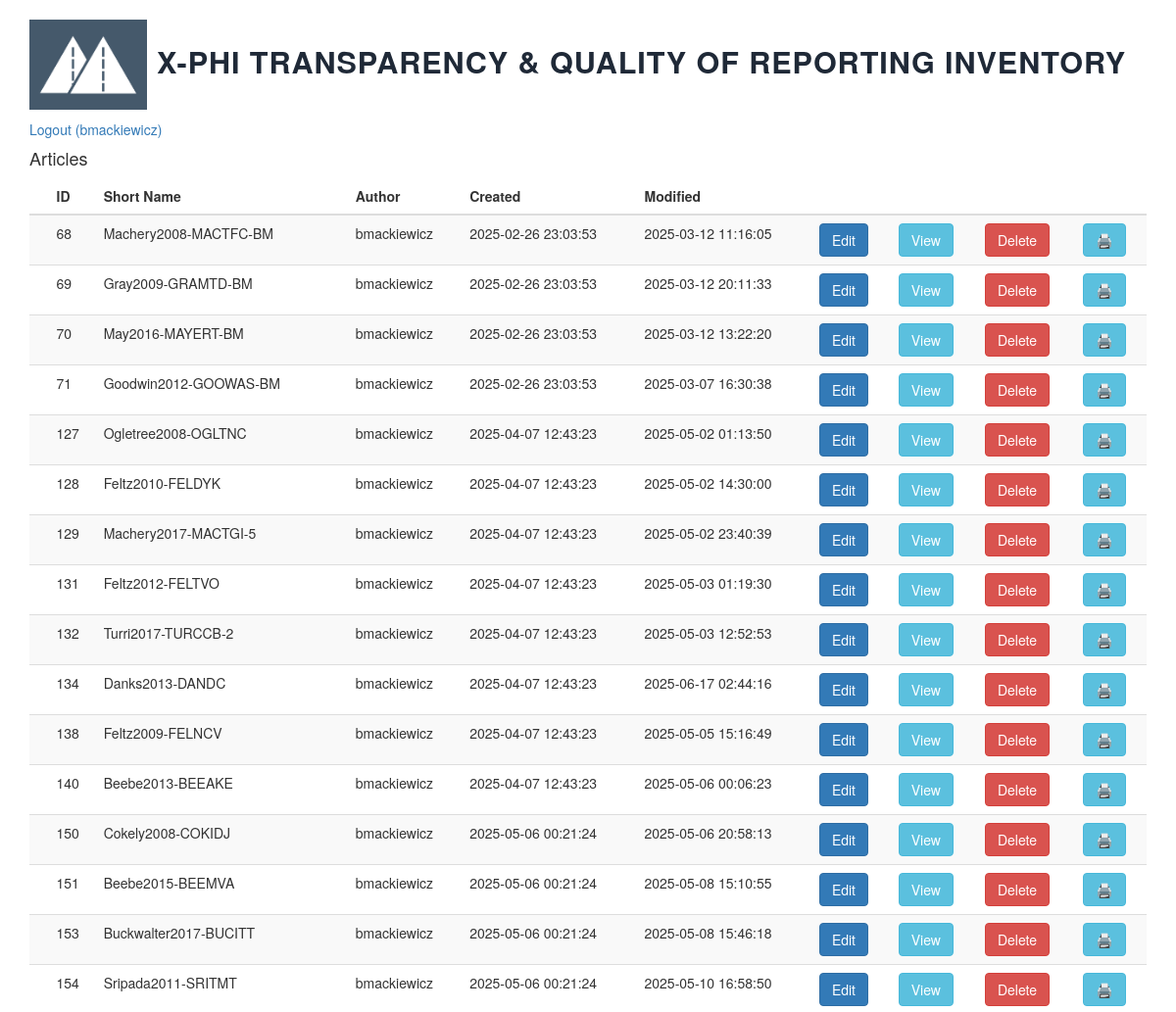
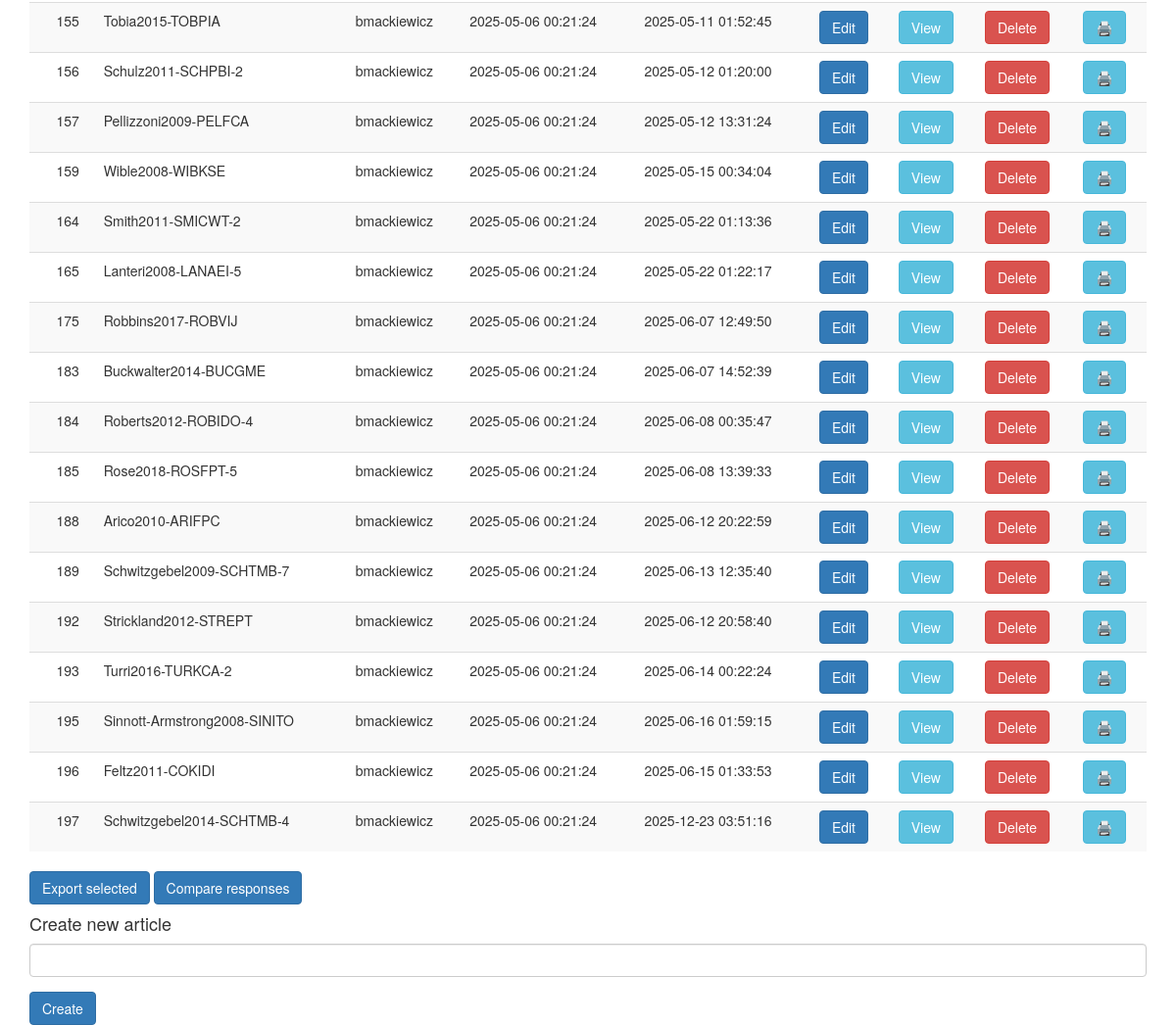
The app's page / (signed in) with its own data (2 pictures, top to bottom).
### models.py (models this page shows, shortened)
class User(UserMixin, db.Model):
    __tablename__ = 'users'
    id = db.Column(db.Integer, primary_key=True)
    username = db.Column(db.String(80), unique=True, nullable=False)
    email = db.Column(db.String(120), unique=True, nullable=False)
    role = db.Column(db.String(120), nullable=True)
    password_hash = db.Column(db.String(128))
    article_permissions = db.relationship(
        'ArticlePermission', cascade='all, delete')
    articles = db.relationship("Article", back_populates='author')
    def can_edit(self, article_id):
        if self.role == "admin":
            return True
        return True if ArticlePermission.query.filter(ArticlePermission.user_id == self.id,
                                                       ArticlePermission.article_id == article_id,
                                                     ArticlePermission.permission == "edit").all() else False
    def can_delete(self, article_id):
        if self.role == "admin":
            return True
        if ArticlePermission.query.filter(ArticlePermission.user_id == self.id,
                                          ArticlePermission.article_id == article_id,
                                          ArticlePermission.permission == "delete").all():
            return True
    def can_view(self, article_id):
        if self.role == "admin":
            return True
        if ArticlePermission.query.filter(ArticlePermission.user_id == self.id,
                                          ArticlePermission.article_id == article_id,
                                          ArticlePermission.permission == "view").all():
            return True

class Article(db.Model):
    id = db.Column(db.Integer, primary_key=True)
    short = db.Column(db.String(200), unique=True, nullable=False)
    title = db.Column(db.String(200))
    onlinefirst = db.Column(db.Integer)
    n_studies = db.Column(db.Integer)
    first_study = db.Column(db.String(200))
    open_access = db.Column(db.String(200))
    open_access_e = db.Column(db.String)
    preregistration = db.Column(db.String(200))
    preregistration_e = db.Column(db.String)
    statement_of_availability = db.Column(db.String(200))
    statement_of_availability_e = db.Column(db.String)
    materials_availability = db.Column(db.String(200))
    materials_availability_e = db.Column(db.String)
    data_availability = db.Column(db.String(200))
    data_availability_e = db.Column(db.String)
    code_availability = db.Column(db.String(200))
    code_availability_e = db.Column(db.String)
    general_comment = db.Column(db.String)
    transparency_comment = db.Column(db.String)
    methods_comment = db.Column(db.String)
    methodsq_comment = db.Column(db.String)
    methodsnq_comment = db.Column(db.String)
    results_comment = db.Column(db.String)
    conclusions_comment = db.Column(db.String)
    background1 = db.Column(db.String(200))
    background1_e = db.Column(db.String)
    background2 = db.Column(db.String(200))
    background2_e = db.Column(db.String)
    background3 = db.Column(db.String(200))
    background3_e = db.Column(db.String)
    background4 = db.Column(db.String(200))
    background4_e = db.Column(db.String)
    goals1 = db.Column(db.String(200))
    goals1_e = db.Column(db.String)
    goals2 = db.Column(db.String(200))
    goals2_e = db.Column(db.String)
    goals3 = db.Column(db.String(200))
    goals3_e = db.Column(db.String)
    conceptual1 = db.Column(db.String(200))
    conceptual1_e = db.Column(db.String)
    conceptual2 = db.Column(db.String(200))
    conceptual2_e = db.Column(db.String)
    conceptual3 = db.Column(db.String(200))
    conceptual3_e = db.Column(db.String)
    recruitment1 = db.Column(db.String(200))
    recruitment1_e = db.Column(db.String)
    recruitment1a = db.Column(db.String(200))
    recruitment1a_e = db.Column(db.String)
    recruitment2 = db.Column(db.String(200))
    recruitment2_e = db.Column(db.String)
    recruitment3 = db.Column(db.String(200))
    recruitment3_e = db.Column(db.String)
    incentives = db.Column(db.String(200))
    incentives_e = db.Column(db.String)
    participants1 = db.Column(db.String(200))
    participants1_e = db.Column(db.String)
    participants2 = db.Column(db.String(200))
    participants2_e = db.Column(db.String)
    participants3 = db.Column(db.String(200))
    participants3_e = db.Column(db.String)
    participants4 = db.Column(db.String(200))
    participants4_e = db.Column(db.String)
    participants5 = db.Column(db.String(200))
    participants5_e = db.Column(db.String)
    exclusion0 = db.Column(db.String(200))
    exclusion0_e = db.Column(db.String)
    exclusion1 = db.Column(db.String(200))
    exclusion1_e = db.Column(db.String)
    exclusion2 = db.Column(db.String(200))
    exclusion2_e = db.Column(db.String)
    exclumeasure1 = db.Column(db.String(200))
    exclumeasure1_e = db.Column(db.String)
    exclumeasure2 = db.Column(db.String(200))
    exclumeasure2_e = db.Column(db.String)
    exclumeasure3 = db.Column(db.String(200))
    exclumeasure3_e = db.Column(db.String)
    kindofstudy = db.Column(db.String(200))
    statistical_analysis = db.Column(db.String(200))
    statistical_analysis_e = db.Column(db.String)
    nqmeasure1 = db.Column(db.String(200))
    nqmeasure1_e = db.Column(db.String)
    nqmeasure2 = db.Column(db.String(200))
    nqmeasure2_e = db.Column(db.String)
    nqmeasure3 = db.Column(db.String(200))
    nqmeasure3_e = db.Column(db.String)
    nqmeasure4 = db.Column(db.String(200))
    nqmeasure4_e = db.Column(db.String)
    nqmeasure5 = db.Column(db.String(200))
    nqmeasure5_e = db.Column(db.String)
    nqmeasure6 = db.Column(db.String(200))
    nqmeasure6_e = db.Column(db.String)
    nqmeasure7 = db.Column(db.String(200))
    nqmeasure7_e = db.Column(db.String)
    nqmeasure8 = db.Column(db.String(200))
    nqmeasure8_e = db.Column(db.String)
    nqmeasure9 = db.Column(db.String(200))
    nqmeasure9_e = db.Column(db.String)
    nqmeasure10 = db.Column(db.String(200))
    nqmeasure10_e = db.Column(db.String)
    nqmeasure11 = db.Column(db.String(200))
    nqmeasure11_e = db.Column(db.String)
    nqmeasure11a = db.Column(db.String(200))
    nqmeasure11a_e = db.Column(db.String)
    nqmeasure11b = db.Column(db.String(200))
    nqmeasure11b_e = db.Column(db.String)
    nqmeasure11c = db.Column(db.String(200))
    nqmeasure11c_e = db.Column(db.String)
    nqmeasure11d = db.Column(db.String(200))
    nqmeasure11d_e = db.Column(db.String)
    nqmeasure11e = db.Column(db.String(200))
    nqmeasure11e_e = db.Column(db.String)
    nqmeasure12 = db.Column(db.String(200))
    nqmeasure12_e = db.Column(db.String)
    nqmeasure13 = db.Column(db.String(200))
    nqmeasure13_e = db.Column(db.String)
    nqmeasure14 = db.Column(db.String(200))
    nqmeasure14_e = db.Column(db.String)
    nqmeasure15 = db.Column(db.String(200))
    nqmeasure15_e = db.Column(db.String)
    nqmeasure16 = db.Column(db.String(200))
    nqmeasure16_e = db.Column(db.String)
    nqmeasure17 = db.Column(db.String(200))
    nqmeasure17_e = db.Column(db.String)
    nqmeasure18 = db.Column(db.String(200))
    nqmeasure18_e = db.Column(db.String)
    qmeasure1 = db.Column(db.String(200))
    qmeasure1_e = db.Column(db.String)
    qmeasure2 = db.Column(db.String(200))
    qmeasure2_e = db.Column(db.String)
    qmeasure3 = db.Column(db.String(200))
    qmeasure3_e = db.Column(db.String)
    qmeasure4 = db.Column(db.String(200))
    qmeasure4_e = db.Column(db.String)
    qmeasure5 = db.Column(db.String(200))
    qmeasure5_e = db.Column(db.String)
    qmeasure6 = db.Column(db.String(200))
    qmeasure6_e = db.Column(db.String)
    qmeasure6a = db.Column(db.String(200))
    qmeasure6a_e = db.Column(db.String)
    qmeasure6b = db.Column(db.String(200))
    qmeasure6b_e = db.Column(db.String)
    qmeasure6c = db.Column(db.String(200))
    qmeasure6c_e = db.Column(db.String)
    qmeasure6d = db.Column(db.String(200))
    qmeasure6d_e = db.Column(db.String)
    qmeasure6e = db.Column(db.String(200))
    qmeasure6e_e = db.Column(db.String)
    qmeasure6f  = db.Column(db.String(200))
    qmeasure6f_e  = db.Column(db.String)
    qmeasure7a  = db.Column(db.String(200))
    qmeasure7a_e  = db.Column(db.String)
    qmeasure7b  = db.Column(db.String(200))
    qmeasure7b_e  = db.Column(db.String)
    qmeasure7c  = db.Column(db.String(200))
    qmeasure7c_e  = db.Column(db.String)
    qmeasure7d  = db.Column(db.String(200))
    qmeasure7d_e  = db.Column(db.String)
    qmeasure8  = db.Column(db.String(200))
    qmeasure8_e  = db.Column(db.String)
    qmeasure9  = db.Column(db.String(200))
    qmeasure9_e  = db.Column(db.String)
    qmeasure10  = db.Column(db.String(200))
    qmeasure10_e  = db.Column(db.String)
    flow1  = db.Column(db.String(200))
    flow1_e  = db.Column(db.String)
    flow2  = db.Column(db.String(200))
    flow2_e  = db.Column(db.String)
    flow3  = db.Column(db.String(200))
    flow3_e  = db.Column(db.String)
    descriptive1  = db.Column(db.String(200))
    descriptive1_e  = db.Column(db.String)
    descriptive2  = db.Column(db.String(200))
    descriptive2_e  = db.Column(db.String)
    inferential1  = db.Column(db.String(200))
    inferential1_e  = db.Column(db.String)
    inferential2  = db.Column(db.String(200))
    inferential2_e  = db.Column(db.String)
    inferential3  = db.Column(db.String(200))
    inferential3_e  = db.Column(db.String)
    interpretation  = db.Column(db.String(200))
    interpretation_e  = db.Column(db.String)
    validity  = db.Column(db.Integer)
    validity_e  = db.Column(db.String)
    author_id = db.Column(db.Integer, db.ForeignKey('users.id'))
    author = db.relationship('User', back_populates='articles')
    created_date = db.Column(db.DateTime, nullable=True,
                             default=datetime.now(UTC))
    modified_date = db.Column(
        db.DateTime, nullable=True, default=datetime.now(UTC), onupdate=datetime.now)
    permissions = db.relationship('ArticlePermission', cascade='all, delete')

### __init__.py (the view)
@app.route('/', methods=['GET', 'POST'])
def index():
    form = CreateArticleForm()
    available_articles = Article.query.all()
    return render_template('index.html', form=form,
                           available_articles=available_articles)

### forms.py
class CreateArticleForm(FlaskForm):
    short = StringField('Short', validators=[DataRequired()])
    create = SubmitField('Create')

### __init__.py (called while the page is built)
@login.user_loader
def load_user(id):
    return User.query.get(int(id))

### templates/index.html (shortened to what this page needs)
<!doctype html>
{% extends "bootstrap/base.html" %}
{% import "bootstrap/wtf.html" as wtf %}
{% block head %}
{{ super() }}
{% endblock %}
{% block styles %}
{{super()}}
<link rel="stylesheet" href="https://cdn.datatables.net/v/dt/dt-2.2.1/sl-3.0.0/datatables.min.css">
<link rel="stylesheet" href="{{ url_for('static', filename='style.css') }}">
{% endblock %}
{% block content %}
<div class="container">
    <h1>
        <img src={{ url_for('static', filename="logo-meta_new.png" ) }} style="max-width: 120px; display: inline-block">
        <span class = "site-title"> X-PHI Transparency & Quality of Reporting Inventory</span>
    </h1>
    {% if current_user.is_authenticated %}
    <p>
        <a href="{{ url_for('logout') }}"> Logout ({{ current_user.username }}) </a>
    </p>
    <h4> Articles </h4>
    <table id="article-list" class="table table-striped">
        <thead>
            <tr>
                <th></th>
                <th>
                    ID
                </th>
                <th>
                    Short Name
                </th>
                <th>
                    Author
                </th>
                <th>
                    Created
                </th>
                <th>
                    Modified
                </th>
                <th>
                </th>
                <th>
                </th>
                <th>
                </th>
                <th>
                </th>
            </tr>
        </thead>
        <tbody class="searchable">
            {% for article in available_articles %}
            {% if current_user.can_edit(article.id) %}
            <tr>
                <td></td>
                <td> {{ article.id }} </td>
                <td> {{ article.short }} </td>
                <td> {{ article.author.username }} </td>
                <td> {{ article.created_date.strftime('%Y-%m-%d %H:%M:%S') }} </td>
                <td> {{ article.modified_date.strftime('%Y-%m-%d %H:%M:%S') }} </td>
                <td>
                    {% if current_user.can_edit(article.id) %}
                    <a href={{ url_for("edit", id=article.id) }}><button class="btn btn-primary">Edit</button></a>
                    {% else %}
                    <a href={{ url_for("edit", id=article.id) }}><button disabled class="btn btn-primary">Edit</button></a>
                    {% endif %}
                </td>
                <td>
                    {% if current_user.can_view(article.id) %}
                    <a href={{ url_for("view", id=article.id) }}> <button class="btn btn-info">View</button></a> </td>
                    {% else %}
                    <a href={{ url_for("view", id=article.id) }}> <button disabled class="btn btn-info">View</button></a> </td>
                    {% endif %}
                <td>
                    {% if current_user.can_delete(article.id) %}
                    <a href={{ url_for("delete", id=article.id) }}> <button class="btn btn-danger">Delete</button></a>
                    {% else %}
                    <a href={{ url_for("delete", id=article.id) }}> <button disabled class="btn btn-danger">Delete</button></a>
                    {% endif %}
                </td>
                <td>
                    {% if current_user.can_view(article.id) %}
                    <a href={{ url_for("_print", id=article.id) }}> <button class="btn btn-info">🖨️</button></a>
                    {% else %}
                    <a href={{ url_for("_print", id=article.id) }}> <button disabled class="btn btn-info">🖨️</button></a>
                    {% endif %}
                </td>
            </tr>
            {% endif %}
            {% endfor %}
        </tbody>
    </table>
    <button class="btn btn-primary" onclick="export_selected()">Export selected</button>
    <a href="{{ url_for('compare') }}"><button class="btn btn-primary">Compare responses</button></a>
    <h4> Create new article </h4>
    <form class="form" method="post" role="form" action="{{ url_for('createnew') }}">
        {{ wtf.form_field(form.short) }}
        {{ wtf.form_field(form.create, button_map={"create": "primary"}) }}
    </form>
{% endif %}
{% endblock %}

### static/style.css (style rules this page uses)
.site-title { display: inline-block !important; color: var(--app-text, #1f2937) !important; font-weight: 700 !important; font-size: 0.85em !important; text-transform: uppercase; letter-spacing: 0.03em; margin-top: 8px; }

### records on screen
User: username "bmackiewicz"
Article: id "68", short "Machery2008-MACTFC-BM", author.username "bmackiewicz", created_date "2025-02-26 23:03:53", modified_date "2025-03-12 11:16:05"
Article: id "69", short "Gray2009-GRAMTD-BM", author.username "bmackiewicz", created_date "2025-02-26 23:03:53", modified_date "2025-03-12 20:11:33"
Article: id "70", short "May2016-MAYERT-BM", author.username "bmackiewicz", created_date "2025-02-26 23:03:53", modified_date "2025-03-12 13:22:20"
Article: id "71", short "Goodwin2012-GOOWAS-BM", author.username "bmackiewicz", created_date "2025-02-26 23:03:53", modified_date "2025-03-07 16:30:38"
Article: id "127", short "Ogletree2008-OGLTNC", author.username "bmackiewicz", created_date "2025-04-07 12:43:23", modified_date "2025-05-02 01:13:50"
Article: id "128", short "Feltz2010-FELDYK", author.username "bmackiewicz", created_date "2025-04-07 12:43:23", modified_date "2025-05-02 14:30:00"
Article: id "129", short "Machery2017-MACTGI-5", author.username "bmackiewicz", created_date "2025-04-07 12:43:23", modified_date "2025-05-02 23:40:39"
Article: id "131", short "Feltz2012-FELTVO", author.username "bmackiewicz", created_date "2025-04-07 12:43:23", modified_date "2025-05-03 01:19:30"
Article: id "132", short "Turri2017-TURCCB-2", author.username "bmackiewicz", created_date "2025-04-07 12:43:23", modified_date "2025-05-03 12:52:53"
Article: id "134", short "Danks2013-DANDC", author.username "bmackiewicz", created_date "2025-04-07 12:43:23", modified_date "2025-06-17 02:44:16"
Article: id "138", short "Feltz2009-FELNCV", author.username "bmackiewicz", created_date "2025-04-07 12:43:23", modified_date "2025-05-05 15:16:49"
Article: id "140", short "Beebe2013-BEEAKE", author.username "bmackiewicz", created_date "2025-04-07 12:43:23", modified_date "2025-05-06 00:06:23"
Article: id "150", short "Cokely2008-COKIDJ", author.username "bmackiewicz", created_date "2025-05-06 00:21:24", modified_date "2025-05-06 20:58:13"
Article: id "151", short "Beebe2015-BEEMVA", author.username "bmackiewicz", created_date "2025-05-06 00:21:24", modified_date "2025-05-08 15:10:55"
Article: id "153", short "Buckwalter2017-BUCITT", author.username "bmackiewicz", created_date "2025-05-06 00:21:24", modified_date "2025-05-08 15:46:18"
Article: id "154", short "Sripada2011-SRITMT", author.username "bmackiewicz", created_date "2025-05-06 00:21:24", modified_date "2025-05-10 16:58:50"
Article: id "155", short "Tobia2015-TOBPIA", author.username "bmackiewicz", created_date "2025-05-06 00:21:24", modified_date "2025-05-11 01:52:45"
Article: id "156", short "Schulz2011-SCHPBI-2", author.username "bmackiewicz", created_date "2025-05-06 00:21:24", modified_date "2025-05-12 01:20:00"
Article: id "157", short "Pellizzoni2009-PELFCA", author.username "bmackiewicz", created_date "2025-05-06 00:21:24", modified_date "2025-05-12 13:31:24"
Article: id "159", short "Wible2008-WIBKSE", author.username "bmackiewicz", created_date "2025-05-06 00:21:24", modified_date "2025-05-15 00:34:04"
Article: id "164", short "Smith2011-SMICWT-2", author.username "bmackiewicz", created_date "2025-05-06 00:21:24", modified_date "2025-05-22 01:13:36"
Article: id "165", short "Lanteri2008-LANAEI-5", author.username "bmackiewicz", created_date "2025-05-06 00:21:24", modified_date "2025-05-22 01:22:17"
Article: id "175", short "Robbins2017-ROBVIJ", author.username "bmackiewicz", created_date "2025-05-06 00:21:24", modified_date "2025-06-07 12:49:50"
Article: id "183", short "Buckwalter2014-BUCGME", author.username "bmackiewicz", created_date "2025-05-06 00:21:24", modified_date "2025-06-07 14:52:39"
Article: id "184", short "Roberts2012-ROBIDO-4", author.username "bmackiewicz", created_date "2025-05-06 00:21:24", modified_date "2025-06-08 00:35:47"
Article: id "185", short "Rose2018-ROSFPT-5", author.username "bmackiewicz", created_date "2025-05-06 00:21:24", modified_date "2025-06-08 13:39:33"
Article: id "188", short "Arico2010-ARIFPC", author.username "bmackiewicz", created_date "2025-05-06 00:21:24", modified_date "2025-06-12 20:22:59"
Article: id "189", short "Schwitzgebel2009-SCHTMB-7", author.username "bmackiewicz", created_date "2025-05-06 00:21:24", modified_date "2025-06-13 12:35:40"
Article: id "192", short "Strickland2012-STREPT", author.username "bmackiewicz", created_date "2025-05-06 00:21:24", modified_date "2025-06-12 20:58:40"
Article: id "193", short "Turri2016-TURKCA-2", author.username "bmackiewicz", created_date "2025-05-06 00:21:24", modified_date "2025-06-14 00:22:24"
Article: id "195", short "Sinnott-Armstrong2008-SINITO", author.username "bmackiewicz", created_date "2025-05-06 00:21:24", modified_date "2025-06-16 01:59:15"
Article: id "196", short "Feltz2011-COKIDI", author.username "bmackiewicz", created_date "2025-05-06 00:21:24", modified_date "2025-06-15 01:33:53"
Article: id "197", short "Schwitzgebel2014-SCHTMB-4", author.username "bmackiewicz", created_date "2025-05-06 00:21:24", modified_date "2025-12-23 03:51:16"
